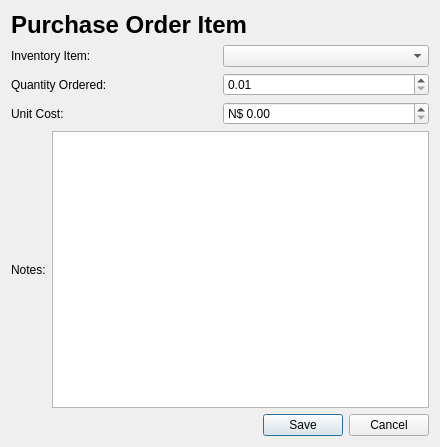
<?xml version="1.0" encoding="UTF-8"?>
<ui version="4.0">
 <class>PurchaseOrderItemDialog</class>
 <widget class="QDialog" name="PurchaseOrderItemDialog">
  <property name="geometry">
   <rect>
    <x>0</x>
    <y>0</y>
    <width>440</width>
    <height>447</height>
   </rect>
  </property>
  <property name="windowTitle">
   <string>Purchase Order Item</string>
  </property>
  <layout class="QVBoxLayout" name="verticalLayout">
   <item>
    <widget class="QLabel" name="lblTitle">
     <property name="font">
      <font>
       <pointsize>18</pointsize>
       <bold>true</bold>
      </font>
     </property>
     <property name="text">
      <string>Purchase Order Item</string>
     </property>
    </widget>
   </item>
   <item>
    <layout class="QHBoxLayout" name="horizontalLayout">
     <item>
      <widget class="QLabel" name="lblInventoryItem">
       <property name="text">
        <string>Inventory Item:</string>
       </property>
      </widget>
     </item>
     <item>
      <widget class="QComboBox" name="cmbInventory"/>
     </item>
    </layout>
   </item>
   <item>
    <layout class="QHBoxLayout" name="horizontalLayout_2">
     <item>
      <widget class="QLabel" name="lblQuantityOrdered">
       <property name="text">
        <string>Quantity Ordered:</string>
       </property>
      </widget>
     </item>
     <item>
      <widget class="QDoubleSpinBox" name="dsbQuantityOrdered">
       <property name="minimum">
        <double>0.010000000000000</double>
       </property>
      </widget>
     </item>
    </layout>
   </item>
   <item>
    <layout class="QHBoxLayout" name="horizontalLayout_3">
     <item>
      <widget class="QLabel" name="lblUnitCost">
       <property name="text">
        <string>Unit Cost:</string>
       </property>
      </widget>
     </item>
     <item>
      <widget class="QDoubleSpinBox" name="dsbUnitCost">
       <property name="prefix">
        <string>N$ </string>
       </property>
       <property name="maximum">
        <double>999999999.990000009536743</double>
       </property>
      </widget>
     </item>
    </layout>
   </item>
   <item>
    <layout class="QHBoxLayout" name="horizontalLayout_4">
     <item>
      <widget class="QLabel" name="lblNotes">
       <property name="text">
        <string>Notes:</string>
       </property>
      </widget>
     </item>
     <item>
      <widget class="QPlainTextEdit" name="txtNotes"/>
     </item>
    </layout>
   </item>
   <item>
    <widget class="QDialogButtonBox" name="buttonBox">
     <property name="standardButtons">
      <set>QDialogButtonBox::StandardButton::Cancel|QDialogButtonBox::StandardButton::Save</set>
     </property>
    </widget>
   </item>
  </layout>
 </widget>
 <resources/>
 <connections/>
</ui>
